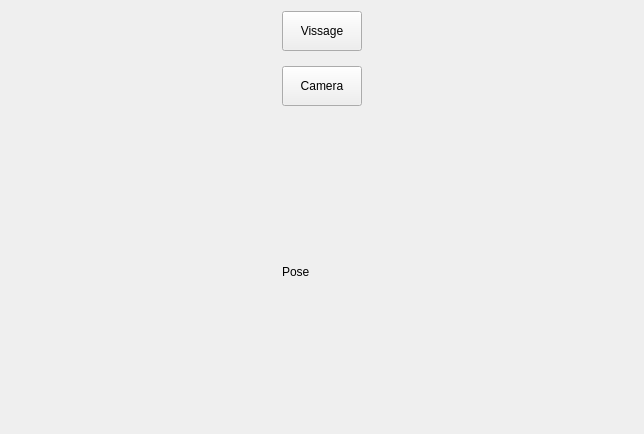
<?xml version="1.0" encoding="UTF-8"?>
<ui version="4.0">
 <class>Form</class>
 <widget class="QWidget" name="Form">
  <property name="geometry">
   <rect>
    <x>0</x>
    <y>0</y>
    <width>644</width>
    <height>434</height>
   </rect>
  </property>
  <property name="windowTitle">
   <string>Form</string>
  </property>
  <layout class="QGridLayout" name="gridLayout">
   <property name="spacing">
    <number>15</number>
   </property>
   <item row="2" column="0">
    <widget class="QPushButton" name="TrigerButton">
     <property name="sizePolicy">
      <sizepolicy hsizetype="Fixed" vsizetype="Fixed">
       <horstretch>0</horstretch>
       <verstretch>0</verstretch>
      </sizepolicy>
     </property>
     <property name="minimumSize">
      <size>
       <width>40</width>
       <height>40</height>
      </size>
     </property>
     <property name="baseSize">
      <size>
       <width>80</width>
       <height>80</height>
      </size>
     </property>
     <property name="text">
      <string>Vissage</string>
     </property>
    </widget>
   </item>
   <item row="3" column="0">
    <widget class="QPushButton" name="CameraButton">
     <property name="sizePolicy">
      <sizepolicy hsizetype="Fixed" vsizetype="Fixed">
       <horstretch>0</horstretch>
       <verstretch>0</verstretch>
      </sizepolicy>
     </property>
     <property name="minimumSize">
      <size>
       <width>40</width>
       <height>40</height>
      </size>
     </property>
     <property name="text">
      <string>Camera</string>
     </property>
    </widget>
   </item>
   <item row="4" column="0">
    <widget class="QLabel" name="Pose_label">
     <property name="text">
      <string>Pose</string>
     </property>
    </widget>
   </item>
  </layout>
 </widget>
 <resources/>
 <connections/>
</ui>
